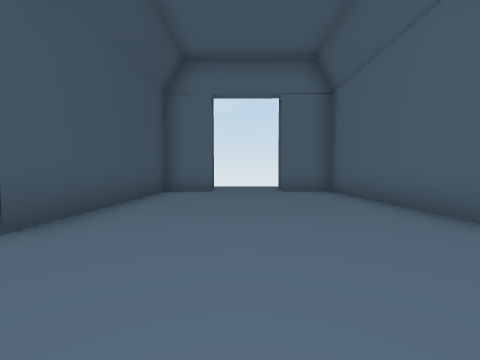
View 1 (above)

16 first-person views from a walk through a Unity game level. The camera is 1.2 m above the floor, tilts 2° down and sees 90° across. The floor is counted in squares, 2 m on a side. Each view is taken from the middle of a square. On the plan, view 1 faces up. The plan holds only what a view shows up to about 9 squares ahead; the rest is blank. The player character is not drawn.

View 2
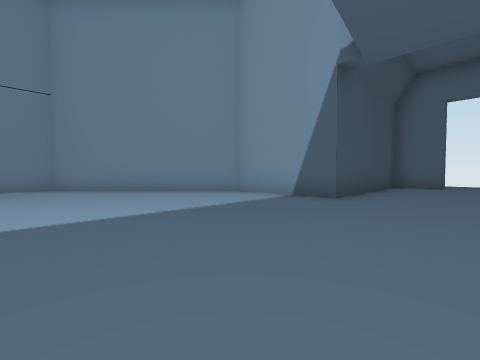

View 3
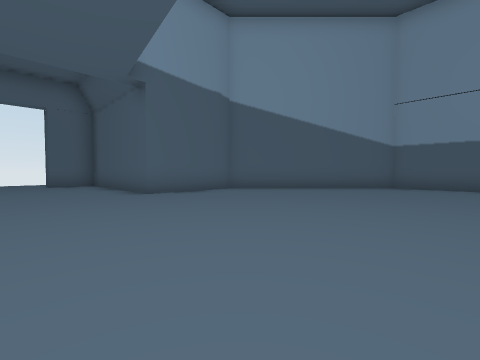

View 4
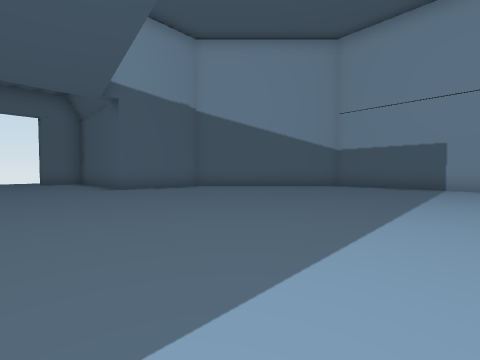

View 5
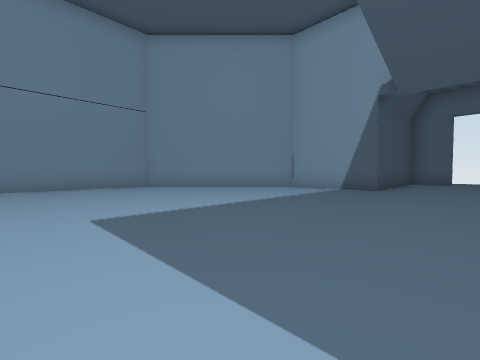

View 6
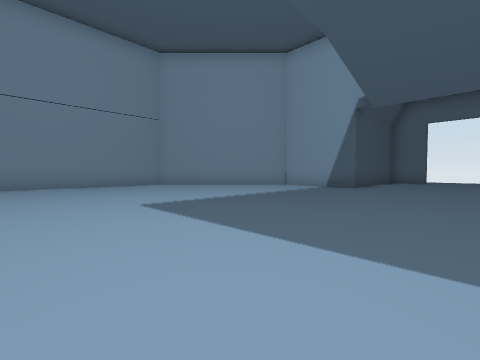

View 7
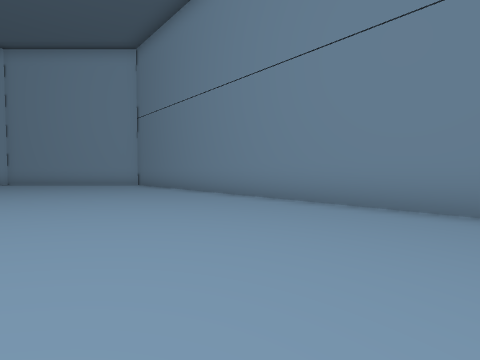

View 8
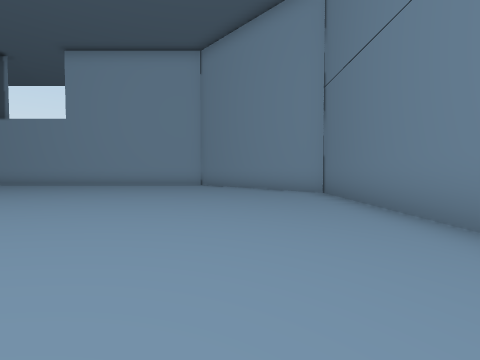

View 9
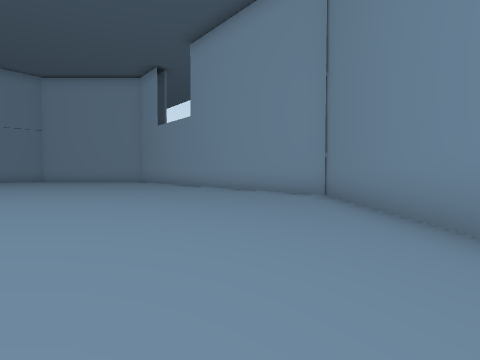

View 10
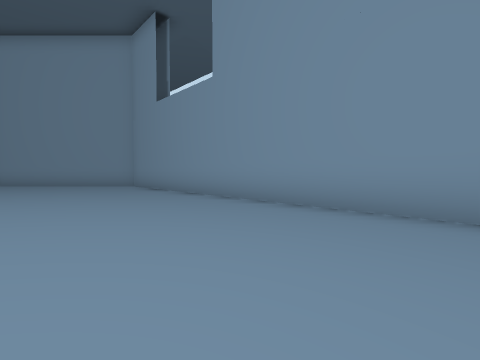

View 11
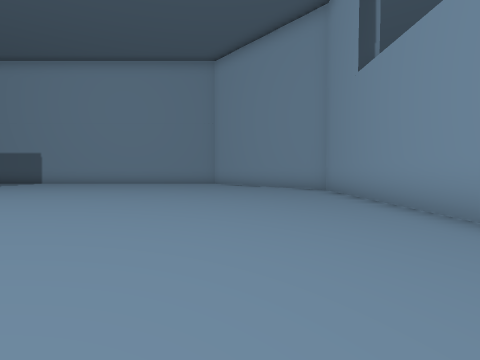

View 12
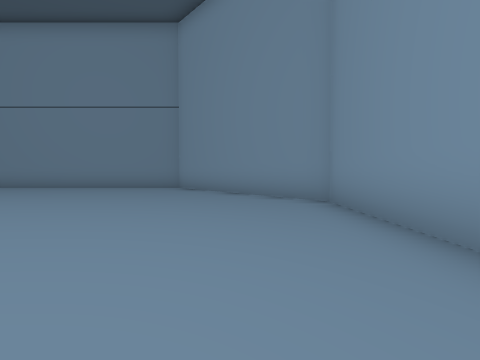

View 13
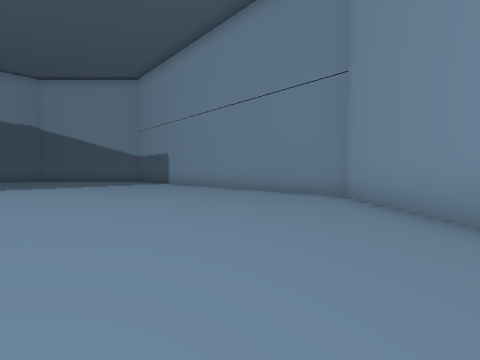

View 14
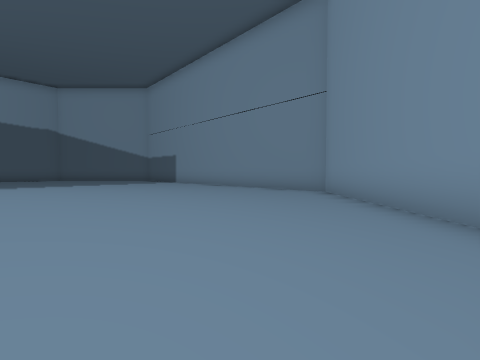

View 15
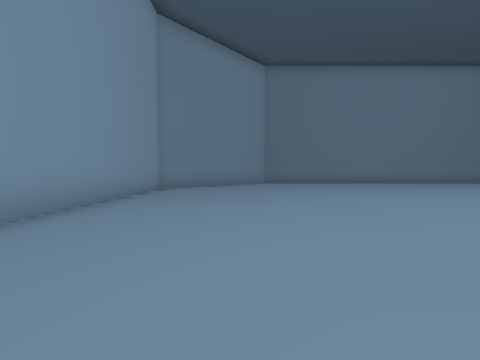

View 16
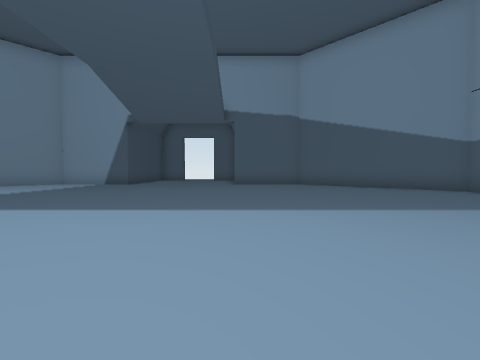

### Floor plan
Points are (right, up) in squares from view 1. A wall is a line through its corners. A room is listed if a view was taken in it or the views show most of it. See-through windows are left out.
Room 1 (views 1, 2, 3, 4, 5, 6, 7, 8, 9, 10, 11, 12, 13, 14, 15, 16)
walls: (-0.8, 7.3) (-2.2, 7.3) (-2.2, 2.2) (-5.3, 2.2) (-9.4, -1.8) (-9.4, -13.7) (-5.3, -17.8) (5.8, -17.8) (9.8, -13.8) (9.8, -1.8) (5.7, 2.2) (2.8, 2.2) (2.8, 7.3) (1.2, 7.3)
ways out: opening at (0.5, 7)

Positions as (right, up) in squares from view 1, and headings:
1: (0, 0), facing up
2: (0, -3), facing up-left
3: (0, -4), facing up-right
4: (0, -6), facing up-right
5: (0, -6), facing up-left
6: (1, -7), facing up-left
7: (-5, -3), facing down-left
8: (-7, -7), facing down
9: (-8, -12), facing down-right
10: (-4, -14), facing down-right
11: (-2, -15), facing right
12: (1, -16), facing right
13: (4, -16), facing up-right
14: (3, -17), facing up-right
15: (3, -15), facing left
16: (3, -9), facing up
